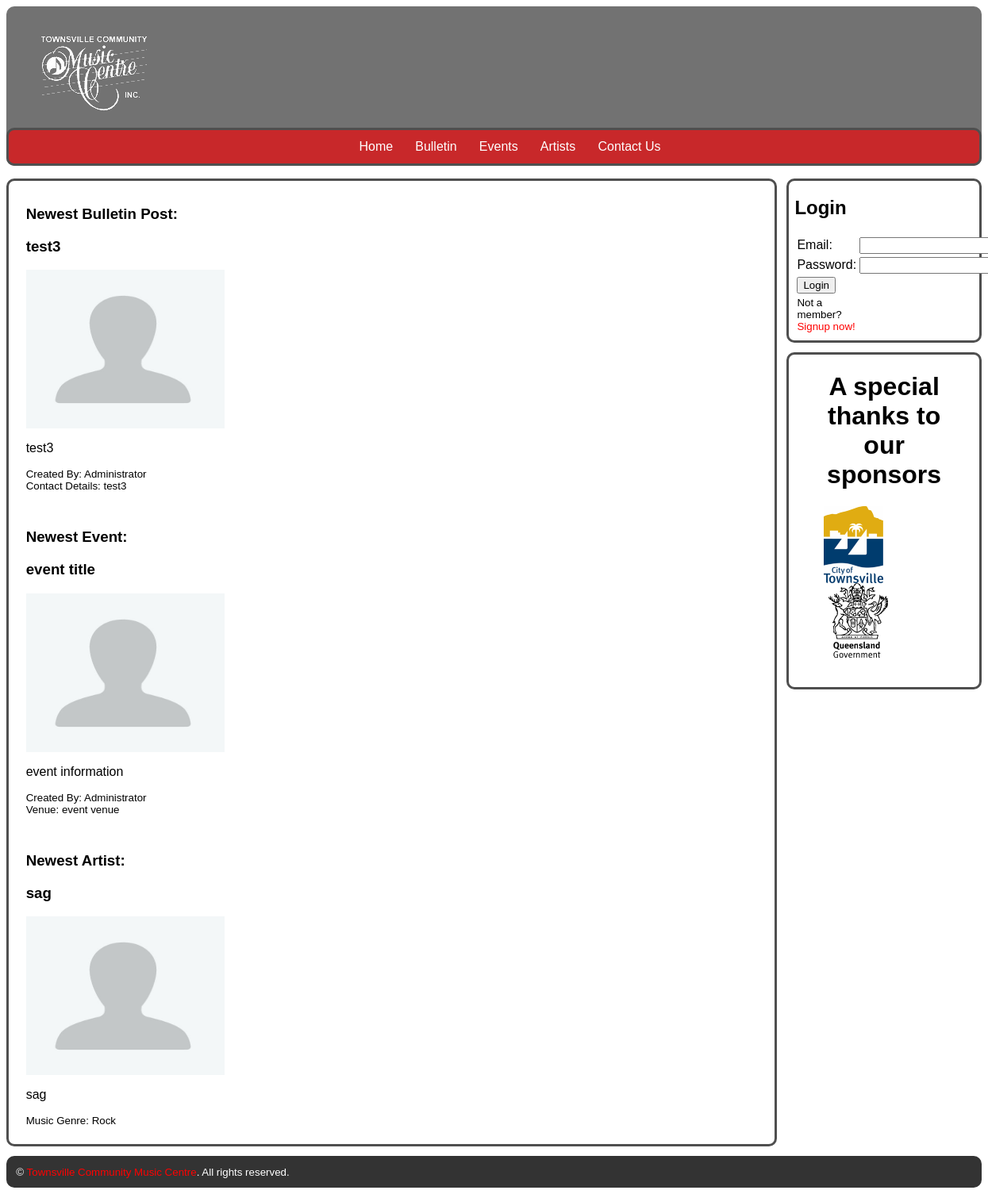
The page / on the database its author committed.
### tables this page shows
CREATE TABLE "bulletin_board" (
  "id" integer NOT NULL PRIMARY KEY AUTOINCREMENT,
  "title" text NOT NULL,
  "body" text NOT NULL,
  "date_created" text NOT NULL,
  "date_expires" text NOT NULL,
  "created_by" integer NOT NULL,
  "contact_preference" text NOT NULL, "location" text NULL,
  FOREIGN KEY ("id") REFERENCES "users" ("id") ON DELETE NO ACTION ON UPDATE NO ACTION,
  FOREIGN KEY ("created_by") REFERENCES "users" ("id") ON DELETE NO ACTION ON UPDATE NO ACTION
);

CREATE TABLE "users" (
  "id" integer NULL PRIMARY KEY AUTOINCREMENT,
  "first_name" text NULL,
  "last_name" text NULL,
  "email" text NULL,
  "address" text NULL,
  "phone_day" integer NULL,
  "phone_after_hours" integer NULL,
  "mobile" integer NULL,
  "password" text NULL,
  "membership_type" integer NULL DEFAULT '0'
);

CREATE TABLE "events" (
  "id" integer NOT NULL PRIMARY KEY AUTOINCREMENT,
  "title" text NOT NULL,
  "information" text NOT NULL,
  "venue" text NOT NULL,
  "date_created" text NOT NULL,
  "date_expires" text NOT NULL,
  "created_by" integer NOT NULL,
  "location" text NULL,
  FOREIGN KEY ("created_by") REFERENCES "users" ("id") ON DELETE NO ACTION ON UPDATE NO ACTION
);

CREATE TABLE "artistInput" (
  "artist_id" integer NOT NULL DEFAULT '0' PRIMARY KEY AUTOINCREMENT,
  "artist_name" text NOT NULL,
  "artist_description" text NULL,
  "email" text NOT NULL,
  "music_genre" text NULL,
  "location" text NOT NULL,
  "created_by" integer NOT NULL,
  FOREIGN KEY ("created_by") REFERENCES "users" ("id") ON DELETE NO ACTION ON UPDATE NO ACTION
);

### index.php (the view, shortened to what this page needs)
<?php
	include("dbconnect.php");
?>
<!DOCTYPE html PUBLIC "-//W3C//DTD XHTML 1.0 Transitional//EN" "http://www.w3.org/TR/xhtml1/DTD/xhtml1-transitional.dtd">
<html xmlns="http://www.w3.org/1999/xhtml">
	<?php include("inc/header.php"); ?>
	<body>
    	<div id="main-wrapper">
            <?php include("inc/navigation.php"); ?>
          <section id="main-content">
            <article>
                	<div>
                    	<h1>Newest Bulletin Post:</h1>
                        <?php
							$idQuery = $dbh->query("SELECT MAX(id) as max_id FROM bulletin_board");
							$idQueryResult = $idQuery->fetch(PDO::FETCH_ASSOC);
							$bulletinQuery = $dbh->query("SELECT * FROM bulletin_board WHERE id = $idQueryResult[max_id]");
							$bulletinResult = $bulletinQuery->fetch(PDO::FETCH_ASSOC);
							$createdByQuery = $dbh->query("SELECT first_name, last_name FROM users WHERE id='$bulletinResult[created_by]'");
							$createdByResult = $createdByQuery->fetch(PDO::FETCH_ASSOC);
							echo '<h1>' . $bulletinResult['title'] . '</h1>';
							echo "<div><img width='250px' height='200px' src='" . $bulletinResult['location'] . "'></div>";
							echo '<p>' . $bulletinResult['body'] . '</p>';
							echo '<small>Created By: ' . $createdByResult['first_name'] . ' ' . $createdByResult['last_name'] . '</small><br />';
							echo '<small>Contact Details: ' . $bulletinResult['contact_preference'] . '</small>';
						?>
                	</div>
                </article>
                <br />
                <article>
                	<div>
                    	<h1>Newest Event:</h1>
                        <?php
							$idQuery = $dbh->query("SELECT MAX(id) as max_id FROM events");
							$idQueryResult = $idQuery->fetch(PDO::FETCH_ASSOC);
							$eventQuery = $dbh->query("SELECT * FROM events WHERE id = $idQueryResult[max_id]");
							$eventResult = $eventQuery->fetch(PDO::FETCH_ASSOC);
							$createdByQuery = $dbh->query("SELECT first_name, last_name FROM users WHERE id='$eventResult[created_by]'");
							$createdByResult = $createdByQuery->fetch(PDO::FETCH_ASSOC);
							echo '<h1>' . $eventResult['title'] . '</h1>';
							echo "<div><img width='250px' height='200px' src='" . $eventResult['location'] . "'></div>";
							echo '<p>' . $eventResult['information'] . '</p>';
							echo '<small>Created By: ' . $createdByResult['first_name'] . ' ' . $createdByResult['last_name'] . '</small><br />';
							echo '<small>Venue: ' . $eventResult['venue'] . '</small>';
						?>
                	</div>
                </article>
                <br />
                <article>
                	<div>
                    	<h1>Newest Artist:</h1>
                        <?php
							$idQuery = $dbh->query("SELECT MAX(artist_id) as max_id FROM artistInput");
							$idQueryResult = $idQuery->fetch(PDO::FETCH_ASSOC);
							$artistQuery = $dbh->query("SELECT * FROM artistInput WHERE artist_id = $idQueryResult[max_id]");
							$artistResult = $artistQuery->fetch(PDO::FETCH_ASSOC);
							echo '<h1>' . $artistResult['artist_name'] . '</h1>';
							echo "<div><img width='250px' height='200px' src='" . $artistResult['location'] . "'></div>";
							echo '<p>' . $artistResult['artist_description'] . '</p>';
							echo '<small>Music Genre: ' . $artistResult['music_genre'] . '</small>';
						?>
                	</div>
                </article>
          </section>
          <aside>
              <div class="side-box">
                	<?php
						function index() {
							if (!$_SESSION['id']) {
								echo "<table><form action='index.php' method='post'><tr>"
								."<h1>Login</h1>"
								."<td>Email:</td><td><input type='text' name='email'></td></tr>"
								."<tr><td>Password:</td><td><input type='password' name='password'></td></tr>"
								."<tr><td><input type='submit' value='Login' name='login'></td></tr>"
								."<tr><td><small>Not a member?<a href='register.php'>Signup now!</a></small></td></tr>"
								."</form></table>";
							}
						}
						index();
					?>
            </div>
          </aside>
          <div class="sidebox_sponsor">
          <h1 id="sponsortitle">
          	A special thanks to our sponsors
          </h1>
                <img src="TCCcolour150193 Small.gif" id="sponosr1"/>
                <img src="QG Small.gif" id="sponosr2"/>
          </div>
          	<?php include("inc/footer.php"); ?>
        </div>
	</body>
</html>

### inc/header.php (shortened to what this page needs)
<head>
    <link rel="stylesheet" href="./css/style.css" type="text/css" />
</head>

### inc/navigation.php
<header>
    <h1 class="logo"><a href="index.php" title="Home">Home</a></h1>
    <nav class="primary">
        <ul>
            <li><a href="index.php">Home</a></li>
            <li><a href="bulletin.php">Bulletin</a></li>
            <li><a href="events.php">Events</a></li>
            <li><a href="artist_list.php">Artists</a></li>
            <li><a href="contact.php">Contact Us</a></li>
        </ul>
    </nav>
</header>

### inc/footer.php
<footer>
    <small>&copy; <a href="index.php" title="Townsville Community Music Centre">Townsville Community Music Centre</a>. All rights reserved.</small>
</footer>

### css/style.css (style rules this page uses)
* { -webkit-box-sizing: border-box; -moz-box-sizing: border-box; box-sizing: border-box; font-family:"Arial"; }
body a:link { color: #F00; }
#main-wrapper { width: 100%; margin: 0 auto; }
header { background:#727272; border-color:#CA282D; border-radius:10px 10px 10px 10px; -moz-border-raidus: 10px 10px 10px 10px; -webkit-border-raidus: 10px 10px 10px 10px; padding: 1% 0 0 0; }
.logo a { width: 147px; height: 98px; text-indent: -9999%; background: url(../images/logo.png); background-repeat: no-repeat; display: block; margin-left:3%; }
.primary ul { background: #C8282A; ffont-family:"Arial"; width:100%; margin-top:0%; border-style:solid; border-color:#4F4F4F; border-radius:10px 10px 10px 10px; -moz-border-raidus: 10px 10px 10px 10px; -webkit-border-raidus: 10px 10px 10px 10px; text-align:center; }
.primary ul li { padding: 1% 1% 1% 1%; display: inline-block; }
.primary ul li a, a:link { text-decoration: none; color: #FFFFFF; }
#main-content { width: 79%; padding: 1% 1% 1% 1%; color: #000000; margin-bottom: 1%; float: left; border-style:solid; border-color:#4F4F4F; border-radius:10px 10px 10px 10px; -moz-border-raidus: 10px 10px 10px 10px; -webkit-border-raidus: 10px 10px 10px 10px; }
aside { width: 20%; float: right; border-style:solid; border-color:#4F4F4F; border-radius:10px 10px 10px 10px; -moz-border-raidus: 10px 10px 10px 10px; -webkit-border-raidus: 10px 10px 10px 10px; }
.side-box { padding: 0% 3% 3% 3%; border-radius: 5%; font-family:"Arial"; }
footer { clear: both; background: #333333; padding: 1% 1% 1% 1%; color: #FFFFFF; border-radius:10px 10px 10px 10px; -moz-border-raidus: 10px 10px 10px 10px; -webkit-border-raidus: 10px 10px 10px 10px; }
footer a, a:link { text-decoration: none; color: #FFFFFF; }
article { margin:1% 1% 1% 1%; }
.sidebox_sponsor { width: 20%; float: right; border-style:solid; border-color:#4F4F4F; border-radius:10px; margin-top:1%; padding: 0% 3% 3% 3%; font-family:"Arial"; }
#sponsortitle { text-align:center; }
#sponosr1 { margin-left:4%; }
#sponosr2 { margin-left:8%; }

### rows shown on the page
bulletin_board: title "test3", location (placeholder picture), body "test3", contact_preference "test3"
users: first_name "Administrator"
events: title "event title", location (placeholder picture), information "event information", venue "event venue"
artistinput: artist_name "sag", location (placeholder picture), artist_description "sag", music_genre "Rock"
